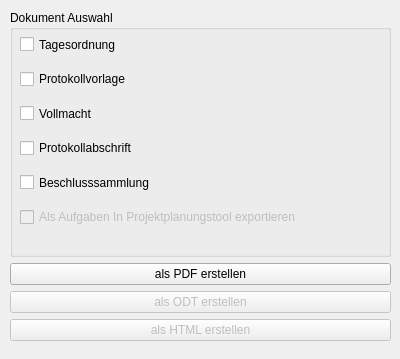
<?xml version="1.0" encoding="UTF-8"?>
<ui version="4.0">
 <class>GeneratorWidget</class>
 <widget class="QWidget" name="GeneratorWidget">
  <property name="geometry">
   <rect>
    <x>0</x>
    <y>0</y>
    <width>400</width>
    <height>359</height>
   </rect>
  </property>
  <property name="windowTitle">
   <string>Form</string>
  </property>
  <widget class="QWidget" name="gridLayoutWidget">
   <property name="geometry">
    <rect>
     <x>10</x>
     <y>10</y>
     <width>381</width>
     <height>331</height>
    </rect>
   </property>
   <layout class="QGridLayout" name="gridLayout">
    <item row="4" column="0">
     <widget class="QPushButton" name="doHtml">
      <property name="enabled">
       <bool>false</bool>
      </property>
      <property name="sizePolicy">
       <sizepolicy hsizetype="Expanding" vsizetype="Minimum">
        <horstretch>0</horstretch>
        <verstretch>0</verstretch>
       </sizepolicy>
      </property>
      <property name="text">
       <string>als HTML erstellen</string>
      </property>
     </widget>
    </item>
    <item row="1" column="0" rowspan="2">
     <widget class="QPushButton" name="doPdf">
      <property name="sizePolicy">
       <sizepolicy hsizetype="Expanding" vsizetype="Minimum">
        <horstretch>0</horstretch>
        <verstretch>0</verstretch>
       </sizepolicy>
      </property>
      <property name="text">
       <string>als PDF erstellen</string>
      </property>
     </widget>
    </item>
    <item row="0" column="0">
     <widget class="QGroupBox" name="groupBox_2">
      <property name="sizePolicy">
       <sizepolicy hsizetype="Expanding" vsizetype="Expanding">
        <horstretch>0</horstretch>
        <verstretch>0</verstretch>
       </sizepolicy>
      </property>
      <property name="minimumSize">
       <size>
        <width>0</width>
        <height>0</height>
       </size>
      </property>
      <property name="title">
       <string>Dokument Auswahl</string>
      </property>
      <widget class="QWidget" name="gridLayoutWidget_2">
       <property name="geometry">
        <rect>
         <x>10</x>
         <y>20</y>
         <width>361</width>
         <height>201</height>
        </rect>
       </property>
       <layout class="QGridLayout" name="gridLayout_2">
        <item row="4" column="0" colspan="2">
         <widget class="QCheckBox" name="beschlusssammlung">
          <property name="sizePolicy">
           <sizepolicy hsizetype="Expanding" vsizetype="Expanding">
            <horstretch>0</horstretch>
            <verstretch>0</verstretch>
           </sizepolicy>
          </property>
          <property name="text">
           <string>Beschlusssammlung</string>
          </property>
         </widget>
        </item>
        <item row="0" column="0" colspan="2">
         <widget class="QCheckBox" name="agenda">
          <property name="sizePolicy">
           <sizepolicy hsizetype="Expanding" vsizetype="Expanding">
            <horstretch>0</horstretch>
            <verstretch>0</verstretch>
           </sizepolicy>
          </property>
          <property name="text">
           <string>Tagesordnung</string>
          </property>
         </widget>
        </item>
        <item row="3" column="0" colspan="2">
         <widget class="QCheckBox" name="protokollabschrift">
          <property name="sizePolicy">
           <sizepolicy hsizetype="Expanding" vsizetype="Expanding">
            <horstretch>0</horstretch>
            <verstretch>0</verstretch>
           </sizepolicy>
          </property>
          <property name="text">
           <string>Protokollabschrift</string>
          </property>
         </widget>
        </item>
        <item row="2" column="0" colspan="2">
         <widget class="QCheckBox" name="procuration">
          <property name="sizePolicy">
           <sizepolicy hsizetype="Expanding" vsizetype="Expanding">
            <horstretch>0</horstretch>
            <verstretch>0</verstretch>
           </sizepolicy>
          </property>
          <property name="text">
           <string>Vollmacht</string>
          </property>
         </widget>
        </item>
        <item row="1" column="0" colspan="2">
         <widget class="QCheckBox" name="protokollvorlage">
          <property name="sizePolicy">
           <sizepolicy hsizetype="Expanding" vsizetype="Expanding">
            <horstretch>0</horstretch>
            <verstretch>0</verstretch>
           </sizepolicy>
          </property>
          <property name="text">
           <string>Protokollvorlage</string>
          </property>
         </widget>
        </item>
        <item row="5" column="0" colspan="2">
         <widget class="QCheckBox" name="exportIssues">
          <property name="enabled">
           <bool>false</bool>
          </property>
          <property name="sizePolicy">
           <sizepolicy hsizetype="Expanding" vsizetype="Expanding">
            <horstretch>0</horstretch>
            <verstretch>0</verstretch>
           </sizepolicy>
          </property>
          <property name="text">
           <string>Als Aufgaben In Projektplanungstool exportieren</string>
          </property>
         </widget>
        </item>
       </layout>
      </widget>
     </widget>
    </item>
    <item row="3" column="0">
     <widget class="QPushButton" name="doOdt">
      <property name="enabled">
       <bool>false</bool>
      </property>
      <property name="sizePolicy">
       <sizepolicy hsizetype="Expanding" vsizetype="Minimum">
        <horstretch>0</horstretch>
        <verstretch>0</verstretch>
       </sizepolicy>
      </property>
      <property name="text">
       <string>als ODT erstellen</string>
      </property>
     </widget>
    </item>
   </layout>
  </widget>
 </widget>
 <resources/>
 <connections/>
</ui>
